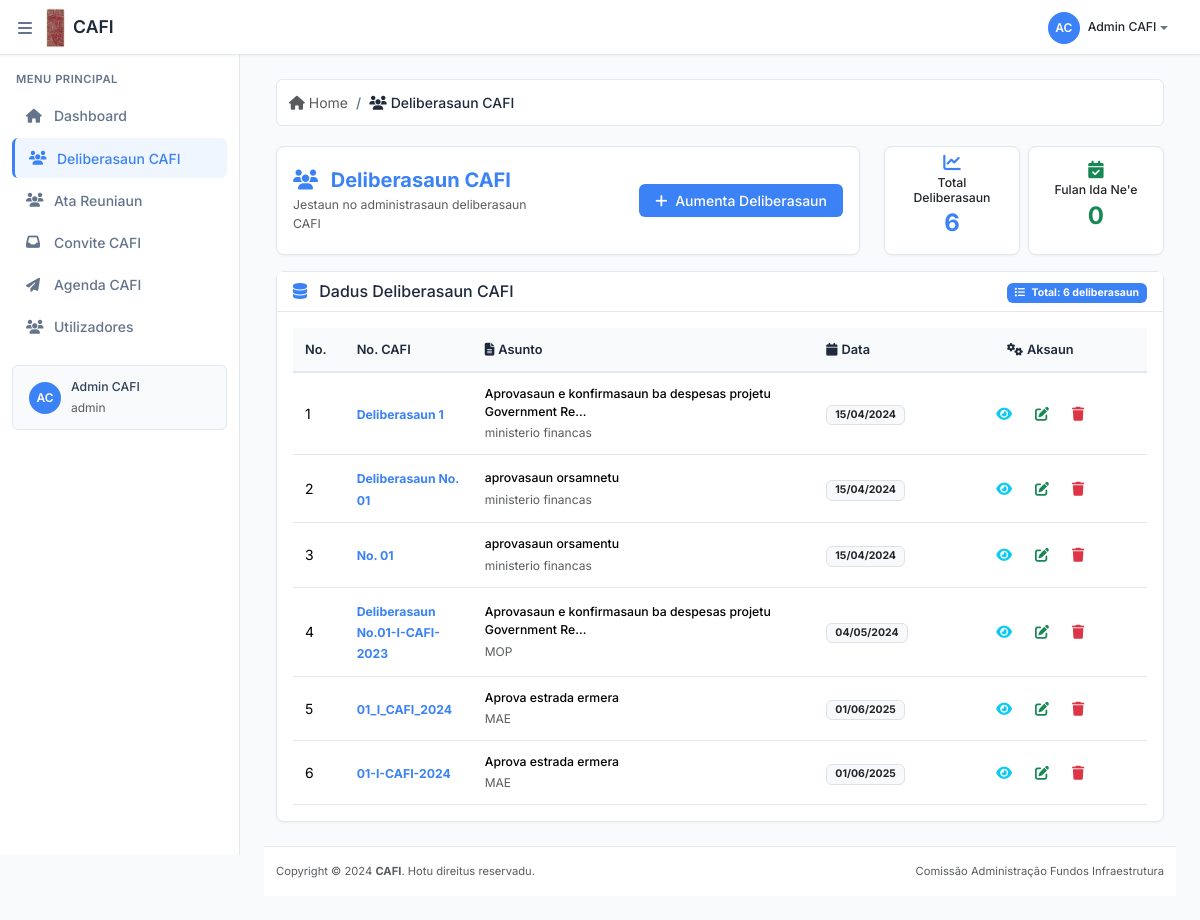
The page /deliberasaun-cafi/ (signed in) on the database its author committed.
### deliberasaun_cafi/models.py (models this page shows, shortened)
class Deliberasaun(models.Model):
    no_cafi = models.CharField(max_length=50, primary_key=True)
    linha_ministerio = models.CharField(max_length=50)
    asunto = models.TextField(max_length=1000)
    data_cafi = models.DateField()
    observasaun = models.TextField()
    file_attachment = models.FileField(upload_to='deliberasaun/')
    anexo = models.FileField(upload_to='anexo')
    class Meta:
        verbose_name = 'deliberasaun'
        verbose_name_plural = 'deliberasaun'

### cafi_project/decorators.py (the view)
        def wrapper(request, *args, **kwargs):
            group = None
            if request.user.groups.exists():
                group = request.user.groups.all()[0].name
            if group in allowed_roles:
                return view_func(request, *args, **kwargs)
            else:
                return redirect('custom-error')

### deliberasaun_cafi/templates/deliberasaun.html (shortened to what this page needs)
{% extends 'backend/b_base.html' %}
{% block content %}
<div class="container-fluid">
    <nav aria-label="breadcrumb">
        <ol class="breadcrumb">
            <li class="breadcrumb-item">
                <a href="{% url 'dashboard' %}" class="text-muted text-decoration-none">
                    <i class="fas fa-home me-1"></i>Home
                </a>
            </li>
            <li class="breadcrumb-item active" aria-current="page">
                <i class="fas fa-users me-1"></i>Deliberasaun CAFI
            </li>
        </ol>
    </nav>
    <div class="row mb-3">
        <div class="col-8">
            <div class="card h-100">
                <div class="card-body p-3 d-flex flex-column justify-content-center">
                    <div class="row align-items-center">
                        <div class="col-md-6">
                            <h5 class="fw-bold text-primary mb-1">
                                <i class="fas fa-users text-primary me-2"></i>
                                Deliberasaun CAFI
                            </h5>
                            <p class="text-muted mb-0 small">Jestaun no administrasaun deliberasaun CAFI</p>
                        </div>
                        {% if user.groups.all.0.name == 'admin' %}
                        <div class="col-md-6 text-end">
                            <a href="{% url 'add-deliberasaun' %}" class="btn btn-primary px-3">
                                <i class="fas fa-plus me-1"></i>
                                Aumenta Deliberasaun
                            </a>
                        </div>
                        {% endif %}
                    </div>
                </div>
            </div>
        </div>
        <div class="col-4">
            {% if obj %}
                <div class="row h-100 g-2">
                    <div class="col-6">
                        <div class="card h-100">
                            <div class="card-body text-center p-3 d-flex flex-column justify-content-center">
                                <h6 class="card-title small mb-1">Total Deliberasaun</h6>
                                <h4 class="text-primary fw-bold mb-0">{{ obj.count }}</h4>
                            </div>
                        </div>
                    </div>
                    <div class="col-6">
                        <div class="card h-100">
                            <div class="card-body text-center p-3 d-flex flex-column justify-content-center">
                                <h6 class="card-title small mb-1">Fulan Ida Ne'e</h6>
                                <h4 class="text-success fw-bold mb-0">{{ del_month }}</h4>
                            </div>
                        </div>
                    </div>
                </div>
            {% endif %}
        </div>
    </div>
    <div class="row">
        <div class="col-12">
            <div class="card">
                <div class="card-header py-2">
                    <div class="row align-items-center">
                        <div class="col-md-6">
                            <h6 class="card-title mb-0">
                                <i class="fas fa-database text-primary me-2"></i>
                                Dadus Deliberasaun CAFI
                            </h6>
                        </div>
                        <div class="col-md-6 text-end">
                            <span class="badge bg-primary px-2 py-1">
                                <i class="fas fa-list me-1"></i>
                                Total: {{ obj.count }} deliberasaun
                            </span>
                        </div>
                    </div>
                </div>
                <div class="card-body p-3">
                    {% if obj %}
                        <div class="table-responsive">
                            <table id="datatablesSimple" class="table table-hover align-middle">
                                <thead>
                                    <tr>
                                        <th>No.</th>
                                        <th style="width: 15%;">
                                            No. CAFI
                                        </th>
                                        <th style="width: 40%;">
                                            <i class="fas fa-file-alt me-1"></i>Asunto
                                        </th>
                                        <th>
                                            <i class="fas fa-calendar me-1"></i>Data
                                        </th>
                                        <th class="text-center" style="width: 25%;">
                                            <i class="fas fa-cogs me-1"></i>Aksaun
                                        </th>
                                    </tr>
                                </thead>
                                <tbody>
                                    {% for data in obj %}
                                        <tr>
                                            <td>{{ forloop.counter }}</td>
                                            <td>
                                                <a href="{% url 'detail-deliberasaun' data.no_cafi %}"
                                                   class="fw-bold text-primary text-decoration-none small">
                                                    {{ data.no_cafi }}
                                                </a>
                                            </td>
                                            <td>
                                                <div class="fw-medium small">{{ data.asunto|truncatechars:60 }}</div>
                                                <small class="text-muted" style="font-size: 0.75rem;">
                                                    {{ data.linha_ministerio }}
                                                </small>
                                            </td>
                                            <td>
                                                <span class="badge bg-light text-dark border px-2 py-1 small">
                                                    {{ data.data_cafi|date:"d/m/Y" }}
                                                </span>
                                            </td>
                                            <td class="text-center">
                                                <div class="btn-group btn-group-sm" role="group">
                                                    <a href="{% url 'detail-deliberasaun' data.no_cafi %}"
                                                       class="btn btn-outline-info btn-sm"
                                                       data-bs-toggle="tooltip" title="Haree Detail">
                                                        <i class="fas fa-eye"></i>
                                                    </a>
                                                    {% if user.groups.all.0.name == 'admin' %}
                                                    <a href="{% url 'edit-deliberasaun' data.no_cafi %}"
                                                       class="btn btn-outline-success btn-sm"
                                                       data-bs-toggle="tooltip" title="Altera">
                                                        <i class="fas fa-edit"></i>
                                                    </a>
                                                    <a href="#"
                                                       class="btn btn-outline-danger btn-sm delete-btn"
                                                       title="Hamoos"
                                                       data-delete-url="{% url 'delete-deliberasaun' data.no_cafi %}"
                                                       data-item-name="{{ data.no_cafi }}">
                                                        <i class="fas fa-trash"></i>
                                                    </a>
                                                    {% endif %}
                                                </div>
                                            </td>
                                        </tr>
                                    {% endfor %}
                                </tbody>
                            </table>
                        </div>
                    {% endif %}
                </div>
            </div>
        </div>
    </div>
</div>
{% endblock %}

### main/templates/backend/b_base.html (shortened to what this page needs)
{% load static %}
<!DOCTYPE html>
<html lang="en">
    <head>
        <link href="https://cdn.jsdelivr.net/npm/bootstrap@5.3.2/dist/css/bootstrap.min.css" rel="stylesheet">
        <link href="https://cdn.jsdelivr.net/npm/bootstrap-icons@1.11.1/font/bootstrap-icons.css" rel="stylesheet">
        <link href="https://cdnjs.cloudflare.com/ajax/libs/font-awesome/6.4.0/css/all.min.css" rel="stylesheet">
        <link href="https://cdn.jsdelivr.net/npm/simple-datatables@latest/dist/style.min.css" rel="stylesheet" />
    </head>
    <body>
        {% include 'backend/b_navbar.html' %}
        {% include 'backend/b_sidebar.html' %}
        <main class="main-content fade-in" id="mainContent">
            {% block content %}
            {% endblock %}
            <footer class="footer">
                <div class="container-fluid">
                    <div class="row align-items-center">
                        <div class="col-md-6">
                            <div class="small text-muted">
                                Copyright © 2024 <strong>CAFI</strong>. Hotu direitus reservadu.
                            </div>
                        </div>
                        <div class="col-md-6 text-end">
                            <div class="small text-muted">
                                Comissão Administração Fundos Infraestrutura
                            </div>
                        </div>
                    </div>
                </div>
            </footer>
        </main>
    </body>
</html>

### main/templates/backend/b_navbar.html (shortened to what this page needs)
{% load static %}
<header class="main-header">
    <div class="container-fluid">
        <nav class="navbar navbar-expand-lg h-100 py-0">
            <button class="sidebar-toggle me-2" id="sidebarToggle">
                <i class="fas fa-bars"></i>
            </button>
            <a class="navbar-brand d-flex align-items-center" href="{% url 'dashboard' %}">
                <img src="{% static 'images/cafi.jpg' %}"
                     alt="CAFI Logo"
                     class="navbar-logo me-2">
                <span class="navbar-text">CAFI</span>
            </a>
            <div class="navbar-nav ms-auto">
                <div class="nav-item dropdown">
                    <a class="nav-link dropdown-toggle d-flex align-items-center" href="#" role="button" data-bs-toggle="dropdown">
                        <div class="user-avatar me-2">
                            {{ user.first_name|first|upper }}{{ user.last_name|first|upper }}
                        </div>
                        <span class="text-dark fw-medium d-none d-sm-inline small">{{ user.first_name }} {{ user.last_name }}</span>
                    </a>
                </div>
            </div>
        </nav>
    </div>
</header>

### main/templates/backend/b_sidebar.html
<aside class="sidebar" id="sidebar">
    <nav class="sidebar-nav">
        <div class="nav-section-title">Menu Principal</div>
        <div class="nav-item">
            <a class="nav-link {% if request.resolver_match.url_name in 'dashboard' %}active{% endif %}" href="{% url 'dashboard' %}">
                <i class="fas fa-home"></i>
                <span>Dashboard</span>
            </a>
        </div>
        <div class="nav-item">
            <a class="nav-link {% if request.resolver_match.url_name in 'add-deliberasaun deliberasaun edit-deliberasaun detail-deliberasaun' %}active{% endif %}" href="{% url 'deliberasaun' %}">
                <i class="fas fa-users"></i>
                <span>Deliberasaun CAFI</span>
            </a>
        </div>
        <div class="nav-item">
            <a class="nav-link {% if request.resolver_match.url_name in 'add-ata ata edit-ata detail-ata' %}active{% endif %}" href="{% url 'ata' %}">
                <i class="fas fa-users"></i>
                <span>Ata Reuniaun</span>
            </a>
        </div>
        <div class="nav-item">
            <a class="nav-link {% if request.resolver_match.url_name in 'karta-tama add-karta-tama detail-karta-tama edit-karta-tama' %}active{% endif %}" href="{% url 'karta-tama' %}">
                <i class="fas fa-inbox"></i>
                <span>Convite CAFI</span>
            </a>
        </div>
        <div class="nav-item">
            <a class="nav-link {% if request.resolver_match.url_name in 'karta-sai add-karta-sai detail-karta-sai edit-karta-sai' %}active{% endif %}" href="{% url 'karta-sai' %}">
                <i class="fas fa-paper-plane"></i>
                <span>Agenda CAFI</span>
            </a>
        </div>
        {% if user.groups.all.0.name == 'admin' %}
        <div class="nav-item">
            <a class="nav-link {% if request.resolver_match.url_name in 'user-list add-user user-detail' %}active{% endif %}" href="{% url 'user-list' %}">
                <i class="fas fa-users"></i>
                <span>Utilizadores</span>
            </a>
        </div>
        {% endif %}
    </nav>
    <div class="user-profile mt-auto">
        <div class="user-avatar">
            {{ user.first_name|first|upper }}{{ user.last_name|first|upper }}
        </div>
        <div>
            <div class="fw-medium small">{{ user.first_name }} {{ user.last_name }}</div>
            <small class="text-muted" style="font-size: 0.75rem;">{{ user.groups.first|default:"Administrator" }}</small>
        </div>
    </div>
</aside>

### rows shown on the page
Deliberasaun: no_cafi "Deliberasaun 1", asunto "Aprovasaun e konfirmasaun ba despesas projetu Government Re…", linha_ministerio "ministerio financas", data_cafi "15/04/2024"
Deliberasaun: no_cafi "Deliberasaun No. 01", asunto "aprovasaun orsamnetu", linha_ministerio "ministerio financas", data_cafi "15/04/2024"
Deliberasaun: no_cafi "No. 01", asunto "aprovasaun orsamentu", linha_ministerio "ministerio financas", data_cafi "15/04/2024"
Deliberasaun: no_cafi "Deliberasaun No.01-I-CAFI-2023", asunto "Aprovasaun e konfirmasaun ba despesas projetu Government Re…", linha_ministerio "MOP", data_cafi "04/05/2024"
Deliberasaun: no_cafi "01_I_CAFI_2024", asunto "Aprova estrada ermera", linha_ministerio "MAE", data_cafi "01/06/2025"
Deliberasaun: no_cafi "01-I-CAFI-2024", asunto "Aprova estrada ermera", linha_ministerio "MAE", data_cafi "01/06/2025"

### other values the page prints
{{ user.first_name|first|upper }} "A"
{{ user.last_name|first|upper }} "C"
{{ user.first_name }} "Admin"
{{ user.last_name }} "CAFI"
{{ user.groups.first|default:"Administrator" }} "admin"
{{ obj.count }} "6"
{{ del_month }} "0"
